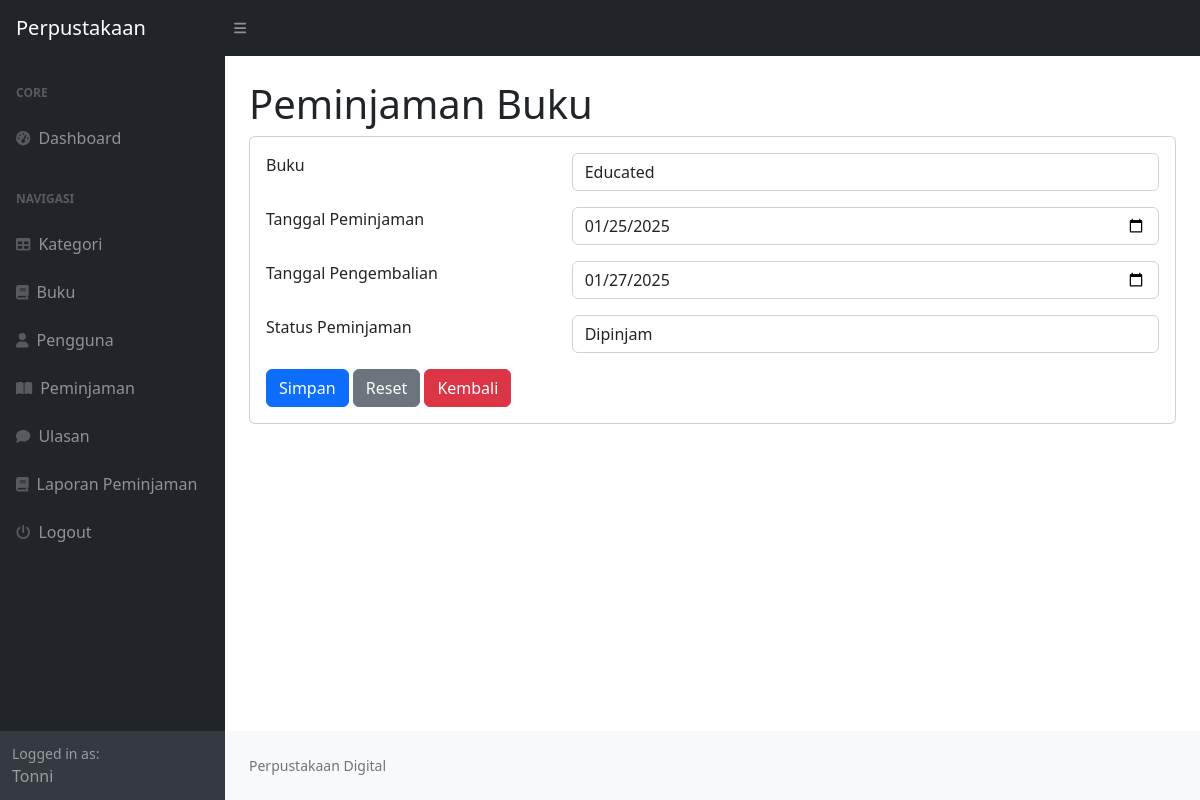
The app's page /index.php?page=peminjaman_ubah&&id=4 (signed in) with its own data.
### tables this page shows
CREATE TABLE `peminjaman` (
  `id_peminjaman` int NOT NULL,
  `id_user` int DEFAULT NULL,
  `id_buku` int DEFAULT NULL,
  `tanggal_peminjaman` varchar(255) DEFAULT NULL,
  `tanggal_pengembalian` varchar(255) DEFAULT NULL,
  `status_peminjaman` enum('dipinjam','dikembalikan') DEFAULT NULL
);

CREATE TABLE `buku` (
  `id_buku` int NOT NULL,
  `id_kategori` int DEFAULT NULL,
  `judul` varchar(255) DEFAULT NULL,
  `penulis` varchar(255) DEFAULT NULL,
  `penerbit` varchar(255) DEFAULT NULL,
  `tahun_terbit` varchar(255) DEFAULT NULL,
  `deskripsi` text
);

### peminjaman_ubah.php (the view, shortened to what this page needs)
<h1 class="mt-4">Peminjaman Buku</h1>
<div class="card">
    <div class="card-body">
    <div class="row">
    <div class="col-md-12">
        <form method="post">
            <?php
            $id = $_GET['id'];
            $query = mysqli_query($koneksi, "SELECT * FROM peminjaman WHERE id_peminjaman=$id");
            $data = mysqli_fetch_array($query);
            ?>
            <div class="row mb-3">
                <div class="col-md-4">Buku</div>
                <div class="col-md-8">
                    <select name="id_buku" class="form-control">
                        <?php
                            $buk = mysqli_query($koneksi,'SELECT * FROM buku');
                            while($buku = mysqli_fetch_array($buk)){
                                ?>
                                <option <?php if($buku['id_buku'] == $data['id_buku']) echo 'selected'; ?> value="<?php echo $buku['id_buku'];?>"><?php echo $buku['judul'];?></option>
                                <?php
                            }
                        ?>
                    </select>
                </div>
            </div>
            <div class="row mb-3">
                <div class="col-md-4">Tanggal Peminjaman</div>
                <div class="col-md-8">
                    <input type="date" class="form-control" name="tanggal_peminjaman" value="<?php echo $data['tanggal_peminjaman']; ?>">
                </div>
            </div>
            <div class="row mb-3">
                <div class="col-md-4">Tanggal Pengembalian</div>
                <div class="col-md-8">
                    <input type="date" class="form-control" name="tanggal_pengembalian" value="<?php echo $data['tanggal_pengembalian']; ?>">
                </div>
            </div>
            <div class="row mb-3">
                <div class="col-md-4">Status Peminjaman</div>
                <div class="col-md-8">
                    <select name="status_peminjaman" class="form-control">
                        <option value="dipinjam" <?php if($data['status_peminjaman'] == 'dipinjam') echo 'selected'; ?>>Dipinjam</option>
                    </select>
                </div>
            </div>
            <div class="row">
                <div class="cold-md-8">
                    <button type="submit" class="btn btn-primary" name="submit" value="submit">Simpan</button>
                    <button type="reset" class="btn btn-secondary">Reset</button>
                    <a href="?page-peminjaman" class="btn btn-danger">Kembali</a>
                </div>
            </div>
        </form>
    </div>
    </div>
</div>
</div>

### records on screen
peminjaman: id_buku "Educated", tanggal_peminjaman "01/25/2025", tanggal_pengembalian "01/27/2025", status_peminjaman "Dipinjam"

### other values on screen
$_SESSION['user']['nama'] "Tonni"
